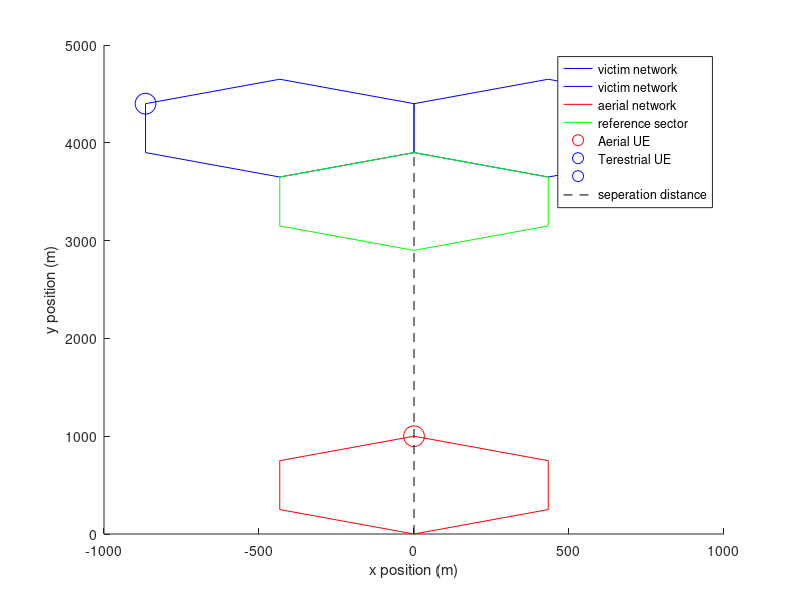

Recreate this plot in MATLAB. (Note: this script raises an error after producing the figure.)
%Main function for simplified scenario 1
%Urban and co-channel
%PhiDistribution.m does not need to be run prior to executing this function

%***********
%to switch between free space and P1546 propagation 
%losses for terestrial UEs, 
%manualy comment/uncomment lines 162-167 & 201-206
%***********



%clear all stored values that may interphere
clear all

%start run timer
tic

fc=708000000; %center frequency (Hz)
lambda=299792458/fc; %wavelength (m)
bw=6000000; %bandwidth (Hz)
tilt=-3;  %mechanical downtilt (degrees)
SINR_target=10; %(dB)
L_feeder=-3; %(dB)
L_body=-4; %(dB)
UE_gain=-3; %(dBi)
L_entry=0; %(dB)
h_BSa=30; %BS antenna height (m)
h_BSb=30;  %BS antenna height (m)
h_UEb=1.5; %UE antenna height (m)
G_0=16; %BS antenna gain (dBi)
d_sep=3900; % (m) seperation distance between both networks
r_a=500; %cell radius (m)
n_a=1; %number of monte carlo runs
max_dBmUE=23; %max transmiting power of UEs (dBm)
min_dBmUE=-40; %min transmiting power of UEs (dBm)
nf=5; %noise figure (dB)





%Noise
noisefloor=10.*log10(1.380649e-23*290*bw*1000)+5;  %dBm
N=10.^(noisefloor./10); %mW


%Matrix for storing positions of hexagon corners
%so we can plot the outline later
%7 because there are 7 corner (first + last overlap)
%2 because x&y
%4 because we have one tri-sector and one single sector
outline=NaN(7,2,4);

%Interfering network A
%position and antenna orrientation of BS
BS_a1=[0,0,h_BSa;0,1,sin(pi*tilt/180)];


%Center positions of aerial sector
x1=0+BS_a1(1,1);
y1=r_a+BS_a1(1,2);


%matrix for storing drone position in all sectors
%Only one drone in this scenario
UE_a=zeros(3,1,n_a);

UE_a(:,1,1)=[0,2*r_a,300];


outline(:,:,1)=[BS_a1(1,2)+r_a,BS_a1(1,1)]+[r_a,0;r_a/2,sqrt(3)*r_a/2;-r_a/2,sqrt(3)*r_a/2;-r_a,0;-r_a/2,-sqrt(3)*r_a/2;r_a/2,-sqrt(3)*r_a/2;r_a,0];




%Victim Network B
%three BS antennas at same position and 120 deg spread
BS_b1=[0,d_sep,h_BSb;0,-1,sin(pi*tilt/180)]; %position and antenna orrientation base station
BS_b2=[0,d_sep,h_BSb;-0.866,0.5,sin(pi*tilt/180)];
BS_b3=[0,d_sep,h_BSb;0.866,0.5,sin(pi*tilt/180)];

UE_b=zeros(3,3,n_a);

%2 self intefering UEs (no UE in reference cell)
UE_b(:,2,1)=[-sqrt(3)*r_a+BS_b1(1,1),r_a+BS_b1(1,2),h_UEb];
UE_b(:,3,1)=[sqrt(3)*r_a+BS_b1(1,1),r_a+BS_b1(1,2),h_UEb];

outline(:,:,2)=[BS_b1(1,2)+0.5*r_a,BS_b1(1,1)-sqrt(3)*r_a/2]+[r_a,0;r_a/2,sqrt(3)*r_a/2;-r_a/2,sqrt(3)*r_a/2;-r_a,0;-r_a/2,-sqrt(3)*r_a/2;r_a/2,-sqrt(3)*r_a/2;r_a,0];
outline(:,:,3)=[BS_b1(1,2)+0.5*r_a,BS_b1(1,1)+sqrt(3)*r_a/2]+[r_a,0;r_a/2,sqrt(3)*r_a/2;-r_a/2,sqrt(3)*r_a/2;-r_a,0;-r_a/2,-sqrt(3)*r_a/2;r_a/2,-sqrt(3)*r_a/2;r_a,0];
outline(:,:,4)=[BS_b1(1,2)-r_a,BS_b1(1,1)]+[r_a,0;r_a/2,sqrt(3)*r_a/2;-r_a/2,sqrt(3)*r_a/2;-r_a,0;-r_a/2,-sqrt(3)*r_a/2;r_a/2,-sqrt(3)*r_a/2;r_a,0];


%Plotting hex outlines and UE positions
hold on
for i=2:3
    plot(outline(:,2,i),outline(:,1,i),'b')
    %plot(UE(1,i),UE(2,i),'k.')
    xlabel('x position (m)')
    ylabel('y position (m)')
end
plot(outline(:,2,1),outline(:,1,1),'r')
plot(outline(:,2,4),outline(:,1,4),'g')
plot(UE_a(1,1,1),UE_a(2,1,1),'ro','MarkerSize',15)
plot(UE_b(1,2,1),UE_b(2,2,1),'bo','MarkerSize',15)
plot(UE_b(1,3,1),UE_b(2,3,1),'bo','MarkerSize',15)
plot([BS_a1(1,1),BS_b1(1,1)],[BS_a1(1,2),BS_b1(1,2)],'k--')
legend('victim network','victim network','aerial network','reference sector','Aerial UE','Terestrial UE','','seperation distance')
hold off

%count number of UE over or under tx power range
n_UEmaxA=0;
n_UEmaxB=0;
n_UEminA=0;
n_UEminB=0;

%WANTED SIGNAL
S_const=10.^((SINR_target+noisefloor)./10); %(mW)


I=zeros(1,n_a); %aggregate Interference power (mW)
I_self=zeros(1,n_a); %aggregate self interference power (mW)


for i=1:n_a


%Calculate amount of self interference

%note there are two sets of displacement vectors and angles
%UPPER CASE is wrt to reference cell BS
%lower case is wrt to own BS

%Displacement vector from UE to reference cell

%D1=[UE_b(1,1,i)-BS_b1(1,1),UE_b(2,1,i)-BS_b1(1,2),UE_b(3,1,i)-BS_b1(1,3)];
D2=[UE_b(1,2,i)-BS_b1(1,1),UE_b(2,2,i)-BS_b1(1,2),UE_b(3,2,i)-BS_b1(1,3)];
D3=[UE_b(1,3,i)-BS_b1(1,1),UE_b(2,3,i)-BS_b1(1,2),UE_b(3,3,i)-BS_b1(1,3)];

%angle between BS max gain vector and displacement vector in xy plane
PHI2b=180.*acos(dot(D2(1:2),BS_b1(2,1:2))./norm(D2(1:2))./norm(BS_b1(2,1:2)))./pi;
PHI3b=180.*acos(dot(D3(1:2),BS_b1(2,1:2))./norm(D3(1:2))./norm(BS_b1(2,1:2)))./pi;
%elevation angle
THETA2b=180.*acos(dot([norm(D2(1:2)),D2(3)],[cos(pi*tilt/180),sin(pi*tilt/180)])./norm(D2))./pi;
THETA3b=180.*acos(dot([norm(D3(1:2)),D3(3)],[cos(pi*tilt/180),sin(pi*tilt/180)])./norm(D3))./pi;

%displacement vector to own BS
%d1=[UE_b(1,1,i)-BS_b1(1,1),UE_a(2,1,i)-BS_a1(1,2),UE_a(3,1,i)-BS_a1(1,3)];
d2=[UE_b(1,2,i)-BS_b2(1,1),UE_b(2,2,i)-BS_b2(1,2),UE_b(3,2,i)-BS_b2(1,3)];
d3=[UE_b(1,3,i)-BS_b3(1,1),UE_b(2,3,i)-BS_b3(1,2),UE_b(3,3,i)-BS_b3(1,3)];

%angle between own BS max gain vector and displacement vector in xy plane
phi2b=180.*acos(dot(d2(1:2),BS_b2(2,1:2))./norm(d2(1:2))./norm(BS_b2(2,1:2)))./pi;
phi3b=180.*acos(dot(d3(1:2),BS_b3(2,1:2))./norm(d3(1:2))./norm(BS_b3(2,1:2)))./pi;

%elevation angle
theta2b=180.*acos(dot([norm(d2(1:2)),d2(3)],[cos(pi*tilt/180),sin(pi*tilt/180)])./norm(d2))./pi;
theta3b=180.*acos(dot([norm(d2(1:2)),d3(3)],[cos(pi*tilt/180),sin(pi*tilt/180)])./norm(d3))./pi;

%Antenna gain to own BS
AntGain_b2_b2=F1336(phi2b,theta2b,G_0);
AntGain_b3_b3=F1336(phi3b,theta3b,G_0);

%propagation loss to Own BS
%free space
%L_b2_b2=20.*log10(lambda./(4.*pi.*norm(d2)));
%L_b3_b3=20.*log10(lambda./(4.*pi.*norm(d3)));

%P1546
L_b2_b2=-P1546FieldStrMixed(708,50,1.5,h_BSb,0,'Suburban',norm(d2(1:2))./1000,'Land',0, 'q', 50, 'Ptx', 1, 'ha', h_UEb);
L_b3_b3=-P1546FieldStrMixed(708,50,1.5,h_BSb,0,'Suburban',norm(d2(1:2))./1000,'Land',0, 'q', 50, 'Ptx', 1, 'ha', h_UEb);


%I_dBmUE1=SINR_target+noisefloor-F1336V(UE_b(:,1,i),BS_b1(1,:),BS_b1(2,:),18)-20.*log10(lambda./(4.*pi.*norm(d1)+1e-3))-UE_gain;
I_dBmUE2=SINR_target+noisefloor-AntGain_b2_b2-L_b2_b2-UE_gain-L_feeder-L_body;
I_dBmUE3=SINR_target+noisefloor-AntGain_b3_b3-L_b3_b3-UE_gain-L_feeder-L_body;




if I_dBmUE2>max_dBmUE
    I_dBmUE2=max_dBmUE;
    n_UEmaxB=n_UEmaxB+1;
end
if I_dBmUE2<min_dBmUE
    I_dBmUE2=min_dBmUE;
    n_UEminB=n_UEminB+1;
end
if I_dBmUE3>max_dBmUE
    I_dBmUE3=max_dBmUE;
    n_UEmaxB=n_UEmaxB+1;
end
if I_dBmUE3<min_dBmUE
    I_dBmUE3=min_dBmUE;
    n_UEminB=n_UEminB+1;
end


%Antenna gain to reference BS
AntGain_b2_b1=F1336(PHI2b,THETA2b,G_0);
AntGain_b3_b1=F1336(PHI3b,THETA3b,G_0);

%propagation loss to reference BS
%free space
%L_b2_b1=20.*log10(lambda./(4.*pi.*norm(D2)));
%L_b3_b1=20.*log10(lambda./(4.*pi.*norm(D3)));

%P1546
L_b2_b1=-P1546FieldStrMixed(708,50,h_UEb,h_BSb,0,'Urban',norm(D2(1:2))./1000,'Land',0, 'q', 50, 'Ptx', 1, 'ha', h_UEb);
L_b3_b1=-P1546FieldStrMixed(708,50,h_UEb,h_BSb,0,'Urban',norm(D3(1:2))./1000,'Land',0, 'q', 50, 'Ptx', 1, 'ha', h_UEb);


I_self(i)=10.^((I_dBmUE2+AntGain_b2_b1+L_b2_b1+UE_gain+L_body+L_feeder)./10);
I_self(i)=I_self(i)+10.^((I_dBmUE2+AntGain_b3_b1+L_b3_b1+UE_gain+L_body+L_feeder)./10);






%Drone Interference


%calculate LOS displacement vector for each drone in the 3 sectors
%repeat for n_a runs
D1a=[UE_a(1,1,i)-BS_b1(1,1),UE_a(2,1,i)-BS_b1(1,2),UE_a(3,1,i)-BS_b1(1,3)];

%angle between BS max gain vector and displacement vector in xy plane
PHI1a=180.*acos(dot(D1a(1:2),BS_b1(2,1:2))./norm(D1a(1:2))./norm(BS_a1(2,1:2)))./pi;

%elevation angle
THETA1a=180.*acos(dot([norm(D1a(1:2)),D1a(3)],[cos(pi*tilt/180),sin(pi*tilt/180)])./norm(D1a))./pi;


d1a=[UE_a(1,1,i)-BS_a1(1,1),UE_a(2,1,i)-BS_a1(1,2),UE_a(3,1,i)-BS_a1(1,3)];

%angle between BS max gain vector and displacement vector in xy plane
phi1a=180.*acos(dot(d1a(1:2),BS_a1(2,1:2))./norm(d1a(1:2))./norm(BS_a1(2,1:2)))./pi;

%elevation angle
theta1a=180.*acos(dot([norm(d1a(1:2)),d1a(3)],[cos(pi*tilt/180),sin(pi*tilt/180)])./norm(d1a))./pi;

AntGain_a1_a1=F1336(phi1a,theta1a,G_0);

L_a1_a1=20.*log10(lambda./(4.*pi.*norm(d1a)));

I_dBmUE1=SINR_target+noisefloor-AntGain_a1_a1-L_a1_a1-UE_gain-L_feeder;

if I_dBmUE1>max_dBmUE
    I_dBmUE1=max_dBmUE;
    n_UEmaxA=n_UEmaxA+1;
end
if I_dBmUE1<min_dBmUE
    I_dBmUE1=min_dBmUE;
    n_UEminA=n_UEminA+1;
end

%Antenna gain to reference BS
AntGain_a1_b1=F1336(PHI1a,THETA1a,G_0);


%propagation loss to reference BS
L_a1_b1=20.*log10(lambda./(4.*pi.*norm(D1a)));

%Interference power
I(i)=10.^((I_dBmUE1+AntGain_a1_b1+L_a1_b1+UE_gain+L_feeder)./10); %(mW)
end



%Averaging over all n_a but in this case n_a=1
I_0=mean(I_self);

%Baseline SINR
SINR_0=S_const./(N+I_self);

%SINR with drone interference
SINR_const=S_const./(N+I_self+I);

%throughput (b/s)
throughput_0 = 0.4.*bw.*log2(1+SINR_0);
throughput = 0.4.*bw.*log2(1+SINR_const);

%throughput loss (%)
bitloss=100.*(log2(1+SINR_0)-log2(1+SINR_const))./(log2(1+SINR_0));

%average over all n_a
average_throughput_loss=mean(bitloss)



%end timer
toc
